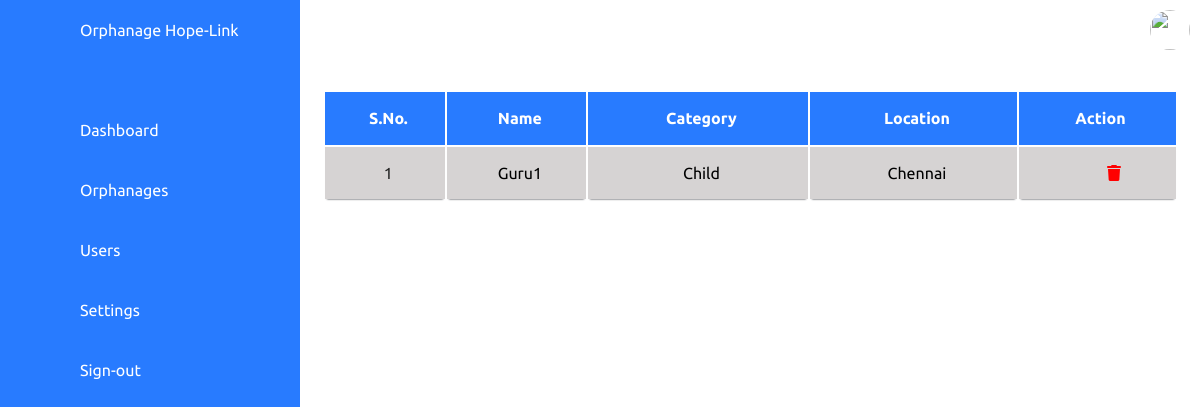
The app's page /admin/orphanages.php with its own data.
### tables this page shows
CREATE TABLE `orphanage_tbl` (
  `id` int(11) NOT NULL,
  `orphanage_id` int(255) NOT NULL,
  `orphanage_name` varchar(255) NOT NULL,
  `orphanage_category` varchar(255) NOT NULL,
  `orphanage_image` varchar(255) NOT NULL,
  `orphanage_location` varchar(255) NOT NULL,
  `status` int(1) NOT NULL DEFAULT 0
);

### admin/orphanages.php (the view, shortened to what this page needs)
<?php include '../db-connection.php'; ?>
<!DOCTYPE html>
<html lang="en">
<head>
    <link rel="stylesheet" href="css/dashboard.css">
    <link rel="stylesheet" href="https://cdnjs.cloudflare.com/ajax/libs/font-awesome/6.6.0/css/all.min.css" />
</head>
<body>
    <div class="container">
        <?php include 'base.php'; ?>
         <div class="main">
            <div class="topbar">
                <div class="toggle">
                </div>
                <div class="user">
                    <img src="../assets/images/hand.jpg">
                </div>
            </div>
            <table class="table_container">
                    <thead>
                      <tr>
                        <th><h1>S.No.</h1></th>
                        <th><h1>Name</h1></th>
                        <th><h1>Category</h1></th>
                        <th><h1>Location</h1></th>
                        <th><h1>Action</h1></th>
                      </tr>
                    </thead>
                    <tbody>
                      <?php
                        $sql = "SELECT * FROM orphanage_tbl";
                        $result = $conn->query($sql);
                        if ($result->num_rows > 0) {
                          $i = 1;
                          while($row = $result->fetch_assoc()) {
                      ?>
                      <tr>
                        <td><?php echo $i++; ?></td>
                        <td><?php echo $row["orphanage_name"]; ?></td>
                        <td><?php echo $row["orphanage_category"]; ?></td>
                        <td><?php echo $row["orphanage_location"]; ?></td>
                        <td>
                            <a href="config/deleteRecord.php?table=orphanage_tbl&id=<?php echo $row["id"]; ?>"><i class="fa-solid fa-trash"></i></a>
                        </td>
                      </tr>
                      <?php
                          }
                        }
                          else {
                            echo "0 results";
                          }
                    ?></tbody>
                  </table>
         </div>
    </div>
</body>
</html>

### admin/dashboard.css (style rules this page uses)
* { margin: 0; padding: 0; box-sizing: border-box; font-family: 'ubuntu',sans-serif; }
:root { --blue:#287bff; --white:#fff; --grey:#f5f5f5; --black:#222; --black2:#d6d3d3; }
body { min-width: 100vh; overflow-x: hidden; }
.container { position: relative; width: 100%; }
.main { position: absolute; width: calc(100% - 300px); left: 300px; min-height: 100vh; background: var(--white); transition: .5s; }
.topbar { width: 100%; height: 60px; display: flex; justify-content: space-between; align-items: center; padding: 0 10px; }
.toggle { position: relative; top: 0; width: 60px; height: 60px; display: flex; justify-content: center; align-items: center; font-size: 2.5em; }
.user { position: relative; min-width: 40px; height: 40px; border-radius: 50%; overflow: hidden; cursor: pointer; }
.user img { position: absolute; top: 0; left: 0; width: 100%; height: 100%; }
.table_container th h1 { font-weight: bold; font-size: 1em; text-align: center; color: var(--white); }
.table_container td { font-weight: normal; font-size: 1em; -webkit-box-shadow: 0 2px 2px -2px #0E1119; -moz-box-shadow: 0 2px 2px -2px #0E1119; box-shadow: 0 2px 2px -2px #0E1119; }
.table_container { text-align: left; overflow: hidden; width: 95%; margin: 1.9em auto; display: table; padding: 0 0 8em 0; }
.table_container td, .table_container th { padding-bottom: 2%; padding-top: 2%; padding-left:.8%; text-align: center; }
.table_container tr:nth-child(odd) { background-color: var(--black2); }
.table_container th { background-color: var(--blue); color: var(--white); }
.table_container td:first-child { color: var(--black); }
.fa-trash { color: red; margin-left: 1.7em; }

### records on screen
orphanage_tbl: orphanage_name "Guru1", orphanage_category "Child", orphanage_location "Chennai"
